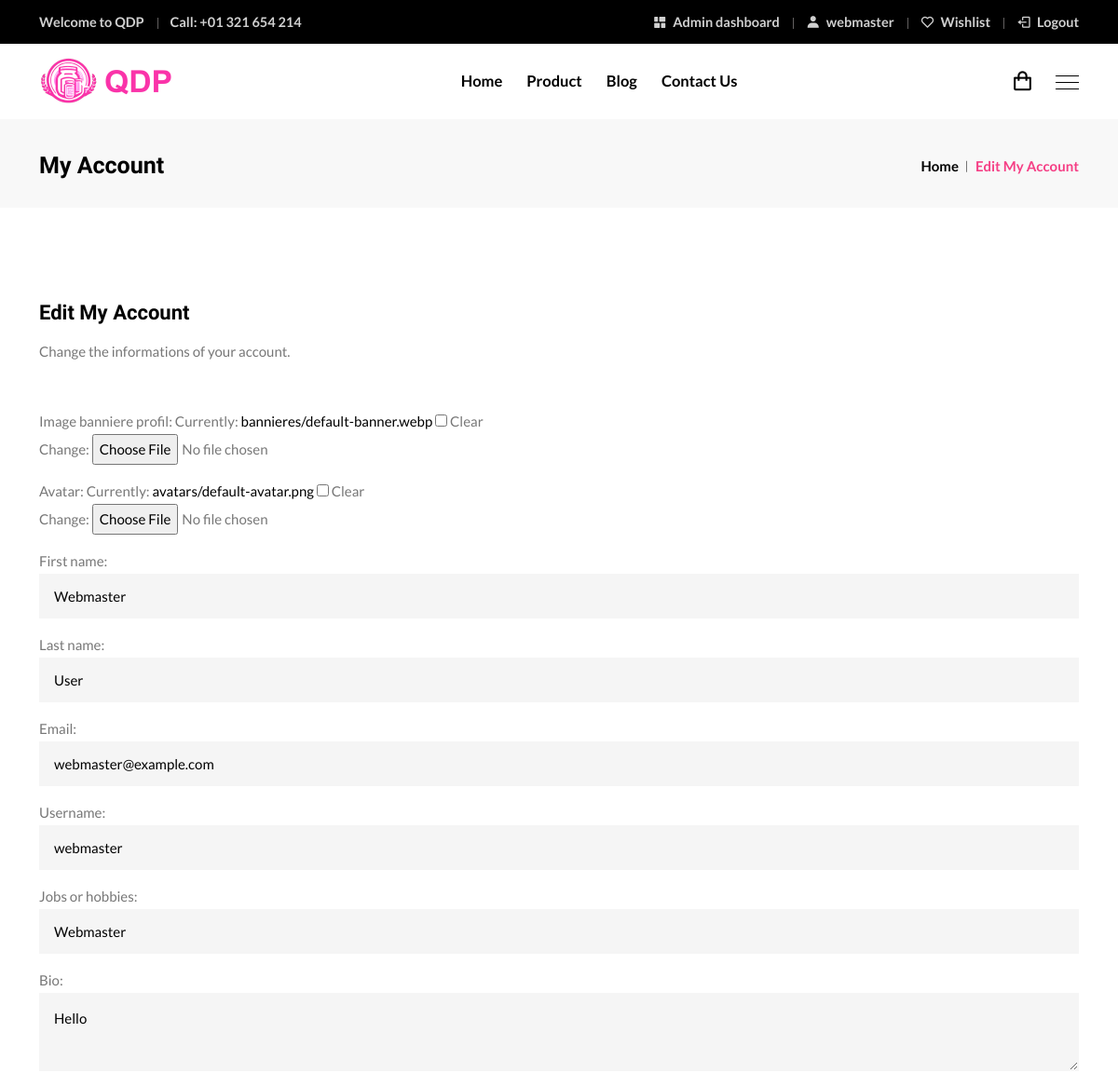
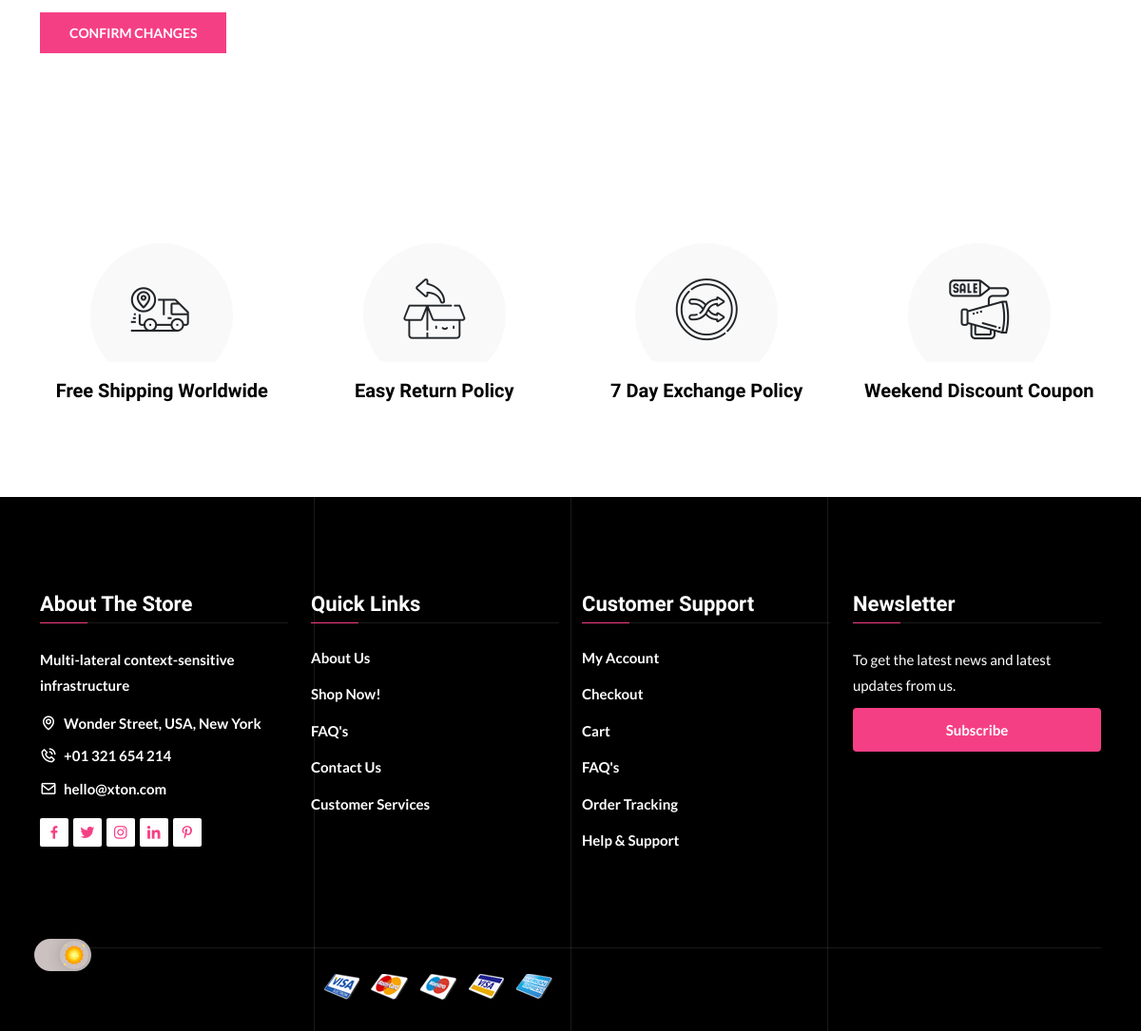
/edit-account/ (signed in), run on the app's committed database (2 pictures, top to bottom).
### shop/models.py (models this page shows, shortened)
class InfosQDP(models.Model):
    adresse = models.CharField(max_length=255)
    email = models.EmailField()
    telephone = models.CharField(max_length=20)
    fax = models.CharField(max_length=20)
    slogan_site = models.CharField(max_length=255)

class User(AbstractUser):
    username = models.CharField(max_length=255, unique=True)
    first_name = models.CharField(max_length=30)
    last_name = models.CharField(max_length=150)
    email = models.EmailField(unique=True)
    role = models.ForeignKey(Roles, on_delete=models.SET_NULL, null=True, blank=True, default=2)
    avatar = models.ImageField(upload_to='avatars/', blank=True, default="avatars/default-avatar.png")
    metiers_hobbies = models.CharField(max_length=255, null=True, blank=True)
    bio = models.TextField(null=True, blank=True)
    image_banniere_profil = models.ImageField(upload_to='bannieres/', blank=True, default="bannieres/default-banner.webp")
    produits_wishlist = models.ManyToManyField('Produits', related_name='wishlists', blank=True)
    commandes_passees = models.ManyToManyField('Commandes',related_name='commandes', blank=True)
    abonne_newsletter = models.BooleanField(default=False)
    promo_code_used = models.BooleanField(default=False)

### shop/views.py (the view)
# urls.py: path('edit-account/', views.edit_account, name='edit_account'),
@login_required(login_url = 'login')
def edit_account(request):
    if request.method == "POST":
        form = EditProfileForm(request.POST, request.FILES, instance=request.user)
        if form.is_valid():
            form.save()
            messages.success(request, "Successfully updated your profile.")
            return redirect('account')
    else:
        form = EditProfileForm(instance=request.user)
    context = locals()
    return render(request, 'shop/edit_account.html', context)

### shop/forms.py
class EditProfileForm(forms.ModelForm):
    metiers_hobbies = forms.CharField(label="Jobs or hobbies", widget=forms.TextInput(attrs={'class': 'form-control'}))
    class Meta:
        model = User
        fields = ['image_banniere_profil', 'avatar', 'first_name', 'last_name', 'email', 'username', 'metiers_hobbies', 'bio' ]
        widgets = {
            'image_banniere_profil': forms.ClearableFileInput(attrs={'class': 'form-control-file'}),
            'avatar': forms.ClearableFileInput(attrs={'class': 'form-control-file'}),
            'first_name': forms.TextInput(attrs={'class': 'form-control'}),
            'last_name': forms.TextInput(attrs={'class': 'form-control'}),
            'email': forms.EmailInput(attrs={'class': 'form-control'}),
            'username': forms.TextInput(attrs={'class': 'form-control'}),
            'bio': forms.Textarea(attrs={'class': 'form-control', 'rows': 3}),
        }

### backend_projet/accessRestrictionMiddleware.py (called while the page is built)
    def __call__(self, request):
        if request.path == reverse('login') and request.user.is_authenticated:
            return redirect('home')  # Rediriger vers la page d'accueil ou une autre page lorsque l'accès est restreint
        if request.path.startswith(reverse('admin_home')):
            allowed_roles = ['admin', 'webmaster', 'stock', 'membre']
            if not request.user.is_authenticated or not request.user.role.role in allowed_roles:
                return redirect('home')  # Rediriger vers la page d'accueil ou une autre page lorsque l'accès est restreint
        response = self.get_response(request)
        return response

### shop/models.py (called while the page is built, shortened)
    @staticmethod
    def get_total_panier(user):
        if user:
            panier_items = Panier.objects.filter(user=user)
            total = 0.0  # Initialisez le total en tant que float
            return total

### shop/templates/shop/edit_account.html (shortened to what this page needs)
{% extends "base.html" %}
{% load static %}
{% block head %}
    <link rel="stylesheet" href="{% static 'shop/assets/css/bootstrap.min.css' %}">
    <link rel="stylesheet" href="{% static 'shop/assets/css/animate.min.css' %}">
    <link rel="stylesheet" href="{% static 'shop/assets/css/boxicons.min.css' %}">
    <link rel="stylesheet" href="{% static 'shop/assets/css/flaticon.css' %}">
    <link rel="stylesheet" href="{% static 'shop/assets/css/magnific-popup.min.css' %}">
    <link rel="stylesheet" href="{% static 'shop/assets/css/nice-select.min.css' %}">
    <link rel="stylesheet" href="{% static 'shop/assets/css/slick.min.css' %}">
    <link rel="stylesheet" href="{% static 'shop/assets/css/owl.carousel.min.css' %}">
    <link rel="stylesheet" href="{% static 'shop/assets/css/meanmenu.min.css' %}">
    <link rel="stylesheet" href="{% static 'shop/assets/css/rangeSlider.min.css' %}">
    <link rel="stylesheet" href="{% static 'shop/assets/css/style.css' %}">
    <link rel="stylesheet" href="{% static 'shop/assets/css/dark.css' %}">
    <link rel="stylesheet" href="{% static 'shop/assets/css/responsive.css' %}">
    {% load bootstrap5 %}
{% endblock head %}
    {% block content %}
        <div class="page-title-area">
            <div class="container">
                <div class="page-title-content">
                    <h2>My Account</h2>
                    <ul>
                        <li><a href="{% url 'home' %}">Home</a></li>
                        <li>Edit My Account</li>
                    </ul>
                </div>
            </div>
        </div>
        <section class="contact-area ptb-100">
            <div class="container">
                <div class="row">
                    <div class="contact-info">
                        <h3>Edit My Account</h3>
                        <p>Change the informations of your account.</p>
                        <div class="row mt-5">
                                <form method="post" enctype="multipart/form-data">
                                    {{ form.as_p }}
                                    <button type="submit" class="default-btn">Confirm changes</button>
                                </form>
                            </div>
                        </div>
                    </div>
                </div>
            </section>
        <section class="facility-area pt-100 pb-70">
            <div class="container">
                <div class="facility-slides owl-carousel owl-theme">
                    <div class="single-facility-box">
                        <div class="icon">
                            <i class='flaticon-tracking'></i>
                        </div>
                        <h3>Free Shipping Worldwide</h3>
                    </div>
                    <div class="single-facility-box">
                        <div class="icon">
                            <i class='flaticon-return'></i>
                        </div>
                        <h3>Easy Return Policy</h3>
                    </div>
                    <div class="single-facility-box">
                        <div class="icon">
                            <i class='flaticon-shuffle'></i>
                        </div>
                        <h3>7 Day Exchange Policy</h3>
                    </div>
                    <div class="single-facility-box">
                        <div class="icon">
                            <i class='flaticon-sale'></i>
                        </div>
                        <h3>Weekend Discount Coupon</h3>
                    </div>
                </div>
            </div>
        </section>
{% endblock content %}

### shop/templates/shop/components/header.html
<div class="top-header">
    <div class="container">
        <div class="row align-items-center">
            <div class="col-lg-6 col-md-12">
                <ul class="header-contact-info">
                    <li>Welcome to QDP</li>
                    <li>
                        Call: <a href="tel:{{ infos.telephone }}">{{ infos.telephone }}</a>
                    </li>
                </ul>
            </div>
            <div class="col-lg-6 col-md-12">
                <ul class="header-top-menu">
                    {% if user.is_authenticated and not is_membre %}
                        <li>
                            <a href="{% url 'admin_home' %}"><i class='bx bxs-dashboard bx-rotate-90'></i> Admin dashboard</a>
                        </li>
                    {% endif %}
                    {% if not user.is_authenticated %}
                        <li>
                            <a href="{% url 'login' %}"><i class='bx bxs-user'></i> My Account</a>
                        </li>
                    {% else %}
                        <li>
                            <a href="{% url 'account' %}"><i class='bx bxs-user'></i> {{ user.username }}</a>
                        </li>
                    {% endif %}
                    {% if user.is_authenticated %}
                    <li>
                        <a href="#"
                        data-bs-toggle="modal"
                        data-bs-target="#shoppingWishlistModal"><i class='bx bx-heart'></i> Wishlist</a>
                    </li>
                    {% endif %}
                    {% if not user.is_authenticated %}
                        <li>
                            <a href="{% url 'login' %}"><i class='bx bx-log-in'></i> Login</a>
                        </li>
                    {% else %}
                        <li>
                            <a href="{% url 'logout' %}"><i class='bx bx-log-out'></i> Logout</a>
                        </li>
                    {% endif %}
                </ul>
            </div>
        </div>
    </div>
</div>

### shop/templates/shop/components/footer.html (shortened to what this page needs)
{% load static %}
<footer class="footer-area">
    <div class="container">
        <div class="row">
            <div class="col-lg-3 col-md-6 col-sm-6">
                <div class="single-footer-widget">
                    <h3>About The Store</h3>
                    <div class="about-the-store">
                        <p>{{ infos.slogan_site }}</p>
                        <ul class="footer-contact-info">
                            <li><i class='bx bx-map'></i> <a href="#" target="_blank">{{ infos.adresse }}</a></li>
                            <li><i class='bx bx-phone-call'></i> <a href="tel:{{ infos.telephone }}">{{ infos.telephone }}</a></li>
                            <li><i class='bx bx-envelope'></i> <a href="mailto:{{ infos.email }}">{{ infos.email }}</a></li>
                        </ul>
                    </div>
                    <ul class="social-link">
                        <li><a href="#" class="d-block" target="_blank"><i class='bx bxl-facebook'></i></a></li>
                        <li><a href="#" class="d-block" target="_blank"><i class='bx bxl-twitter'></i></a></li>
                        <li><a href="#" class="d-block" target="_blank"><i class='bx bxl-instagram'></i></a></li>
                        <li><a href="#" class="d-block" target="_blank"><i class='bx bxl-linkedin'></i></a></li>
                        <li><a href="#" class="d-block" target="_blank"><i class='bx bxl-pinterest-alt'></i></a></li>
                    </ul>
                </div>
            </div>
            <div class="col-lg-3 col-md-6 col-sm-6">
                <div class="single-footer-widget pl-4">
                    <h3>Quick Links</h3>
                    <ul class="quick-links">
                        <li><a href="#">About Us</a></li>
                        <li><a href="{% url 'all_products' %}">Shop Now!</a></li>
                        <li><a href="#">FAQ's</a></li>
                        <li><a href="{% url 'contact' %}">Contact Us</a></li>
                        <li><a href="{% url 'contact' %}">Customer Services</a></li>
                    </ul>
                </div>
            </div>
            <div class="col-lg-3 col-md-6 col-sm-6">
                <div class="single-footer-widget">
                    <h3>Customer Support</h3>
                    <ul class="customer-support">
                        <li><a href="{% url 'home' %}">My Account</a></li>
                        <li><a href="{% url 'checkout' %}">Checkout</a></li>
                        <li><a href="{% url 'cart' %}">Cart</a></li>
                        <li><a href="#">FAQ's</a></li>
                        <li><a href="#">Order Tracking</a></li>
                        <li><a href="{% url 'contact' %}">Help & Support</a></li>
                    </ul>
                </div>
            </div>
            <div class="col-lg-3 col-md-6 col-sm-6">
                <div class="single-footer-widget">
                    <h3>Newsletter</h3>
                    <div class="footer-newsletter-box">
                        <p>To get the latest news and latest updates from us.</p>
                        <form class="newsletter-form" data-bs-toggle="validator" method="post">
                            {% if not user.abonne_newsletter %}<button type="submit">Subscribe</button>{% else %}<button type="submit" disabled>Subscribe</button>{% endif %}
                        </form>
                    </div>
                </div>
            </div>
        </div>
        <div class="footer-bottom-area">
            <div class="row align-items-center">
                <div class="col-lg-6 col-md-6">
                    <ul class="payment-types">
                        <li><a href="#" target="_blank"><img src="{% static 'shop/assets/img/payment/visa.png' %}" alt="image"></a></li>
                        <li><a href="#" target="_blank"><img src="{% static 'shop/assets/img/payment/mastercard.png' %}" alt="image"></a></li>
                        <li><a href="#" target="_blank"><img src="{% static 'shop/assets/img/payment/mastercard2.png' %}" alt="image"></a></li>
                        <li><a href="#" target="_blank"><img src="{% static 'shop/assets/img/payment/visa2.png' %}" alt="image"></a></li>
                        <li><a href="#" target="_blank"><img src="{% static 'shop/assets/img/payment/expresscard.png' %}" alt="image"></a></li>
                    </ul>
                </div>
            </div>
        </div>
    </div>
    <div class="lines">
    </div>
</footer>

### data on the page
InfosQDP: telephone "+01 321 654 214", slogan_site "Multi-lateral context-sensitive infrastructure", adresse "Wonder Street, USA, New York", email "hello@xton.com"
User: username "webmaster", first_name "Webmaster", last_name "User", email "webmaster@example.com", metiers_hobbies "Webmaster", bio "Hello"
